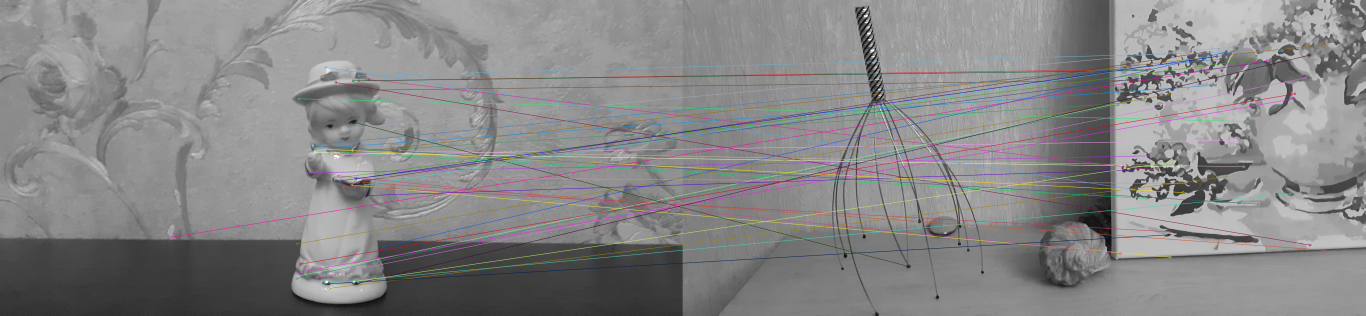
#> input picture result_pics/ppe-brief()-NOitem.png, 4096 x 946 px, given in place of P00930-164836_1.jpg, which was not available (shown at 1/3 size)
$ python generate_test_photos.py
#> lines starting #> are read from the running program, lines starting #| are printed output that depends on the picture; pictures that were not available may be replaced by others from this repository, and a replacement may not be noted
from os import error
import cv2 as cv
import pandas as pd
from tqdm import tqdm
from pathlib import Path
import matplotlib.pyplot as plt

descriptors_to_test = {'ORB(nfeatures=500, scoreType=ORB_HARRIS_SCORE)': cv.ORB_create(nfeatures=500, scoreType=cv.ORB_HARRIS_SCORE),
                       'ORB(nfeatures=500, scoreType=ORB_FAST_SCORE)': cv.ORB_create(nfeatures=500, scoreType=cv.ORB_FAST_SCORE),
                       'ORB(nfeatures=250, scoreType=ORB_HARRIS_SCORE)': cv.ORB_create(nfeatures=250),
                       'BRISK(thresh=10)': cv.BRISK_create(10), 'BRISK(thresh=20)': cv.BRISK_create(20), 'BRISK(thresh=25)': cv.BRISK_create(25),
                       'BRISK(thresh=30)': cv.BRISK_create(30), 'BRISK(thresh=40)': cv.BRISK_create(40),
                       'BRIEF()': cv.xfeatures2d.BriefDescriptorExtractor_create()}

train_images = {'ppe':f'photos_resized_pavlo/photos_{2048}/item_pics/20200918_161314.jpg',
                'zvv':f'photos_resized_zvv/item_pics/photos_{2048}/P00930-164836_1.jpg',
                'vvr':f'photos_resized_vvr/item_pics/photos_{2048}/IMG_20201003_153648.jpg'}

test_images_item = {'ppe':f'photos_resized_pavlo/photos_{2048}/item_pics/20200918_153021.jpg',
                'zvv':f'photos_resized_zvv/item_pics/photos_{2048}/P00930-164730.jpg',
                'vvr':f'photos_resized_vvr/item_pics/photos_{2048}/IMG_20201003_153826_1.jpg'}

test_images_no_item = {'ppe':f'photos_resized_pavlo/photos_{2048}/non_item_pics/20200918_192013.jpg',
                       'zvv':f'photos_resized_zvv/no_item_pics/photos_{2048}/P00930-171047.jpg',
                       'vvr':f'photos_resized_vvr/no_item_pics/photos_{2048}/IMG_20201003_154658.jpg'}


def save_img_resule(matches, img1, img2, kp1, kp2, dataset, descriptor, items):
    matches = sorted(matches, key = lambda x:x.distance)
    try:
        img3 = cv.drawMatches(img1,kp1,img2,kp2,matches[:50],None,flags=cv.DrawMatchesFlags_NOT_DRAW_SINGLE_POINTS)

        cv.imwrite(f'./result_pics/{dataset}-{descriptor}-{items}.png', img3)

    except Exception as e:
        print(descriptor, dataset, e)

def test_image(trained_descriptors,  descriptor, test_img_path):
    """Processes test image given a descriptor and descriptor's train features
       and counts some statistics
    Args:
        trained_descriptors (np.array): descriptor matrix of a train image
        descriptor (cv2.ORB or cv2.BRISK or cv2.xfeatures2d_BriefDescriptorExtractor): descriptor to test
        test_img_path (str): test image path

    Returns:
        (float, float): mateched_kp_proportion and avg_kp_difference respectively
    """
    test_img = cv.imread(str(test_img_path), cv.IMREAD_GRAYSCALE)


    if not isinstance(descriptor, cv.xfeatures2d_BriefDescriptorExtractor):
        test_kp, test_descriptors = descriptor.detectAndCompute(test_img, None)
    else:
        # needed for BRIEF descriptor
        star = cv.xfeatures2d.StarDetector_create()
        star_kp = star.detect(test_img, None)
        test_kp, test_descriptors = descriptor.compute(test_img, star_kp)

    bf = cv.BFMatcher(cv.NORM_HAMMING, crossCheck=True)
    try:
        matches = bf.match(trained_descriptors, test_descriptors)
    except Exception as e:
        # print(e, test_descriptors)
        return test_kp, [], test_img
    return test_kp, matches, test_img


def process_images(train_img_path, test_img_path, dataset, items):

#> called with dataset = 'zvv', items = 'item'
    train_img = cv.imread(train_img_path, cv.IMREAD_GRAYSCALE)
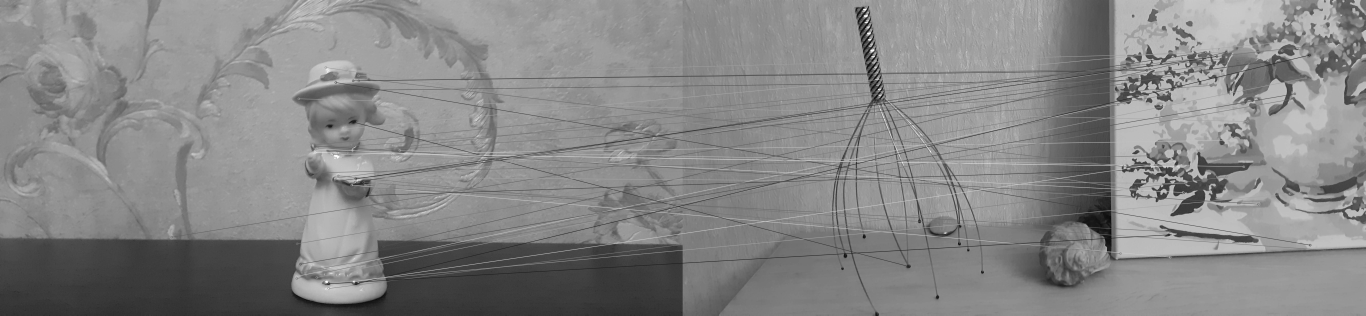
#> train_img: shape (946, 4096) (shown at 1/3 size); min 2, max 255, mean 134.6

    for descriptor_name in tqdm(descriptors_to_test.keys()):
        descriptor = descriptors_to_test[descriptor_name]

        if not isinstance(descriptor, cv.xfeatures2d_BriefDescriptorExtractor):
            train_kp, train_descriptors = descriptor.detectAndCompute(
                train_img, None)
#> train_kp = 500 keypoints; strongest (x, y, size): (2605, 119, 31), (2602, 100, 31), (2592, 47, 31), (2595, 67, 31)
        else:
            # needed for BRIEF descriptor
            star = cv.xfeatures2d.StarDetector_create()
            star_kp = star.detect(train_img, None)
            train_kp, train_descriptors = descriptor.compute(
                train_img, star_kp)

        test_kp, matches, test_img = test_image(train_descriptors, descriptor, test_img_path)
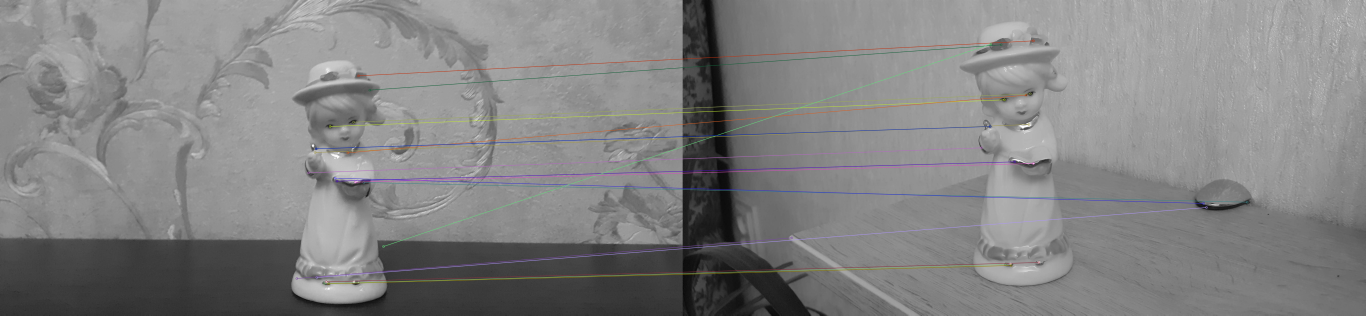
#> input picture result_pics/ppe-brief()-item.png, 4096 x 946 px, given in place of P00930-164730.jpg, which was not available (shown at 1/3 size)
#> in test_image, `test_img = cv.imread(str(test_img_path), cv.IMREAD_GRAYSCALE)`:
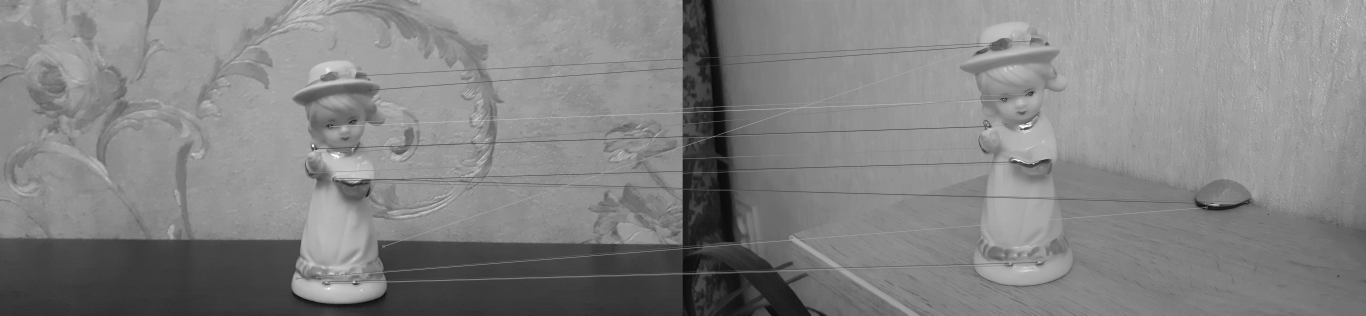
#> test_img: shape (946, 4096) (shown at 1/3 size); min 3, max 255, mean 131.1
#> in test_image, `test_kp, test_descriptors = descriptor.detectAndCompute(test_img, None)`: test_kp = 500 keypoints; strongest (x, y, size): (989, 379, 31), (1004, 534, 31), (3014, 299, 31), (939, 439, 44.6)
#> in test_image, `matches = bf.match(trained_descriptors, test_descriptors)`: matches = 134 matches
#> matches = 134 matches

        save_img_resule(matches, train_img, test_img, train_kp, test_kp, dataset, descriptor_name.lower(), items)
#> in save_img_resule, `img3 = cv.drawMatches(img1,kp1,img2,kp2,matches[:50],None,flags=cv.Dra..`:
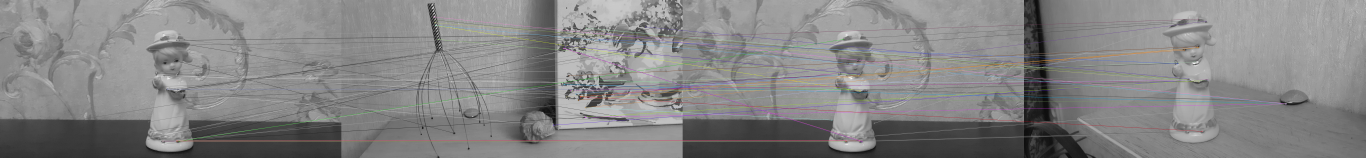
#> img3: shape (946, 8192, 3) (shown at 1/6 size); mean of channels 0, 1, 2 132.9, 132.7, 133.1; drawn as B, G, R

for dataset in ['zvv', 'vvr']:
#> (the run stopped early here; a loop or call above may not have finished)
